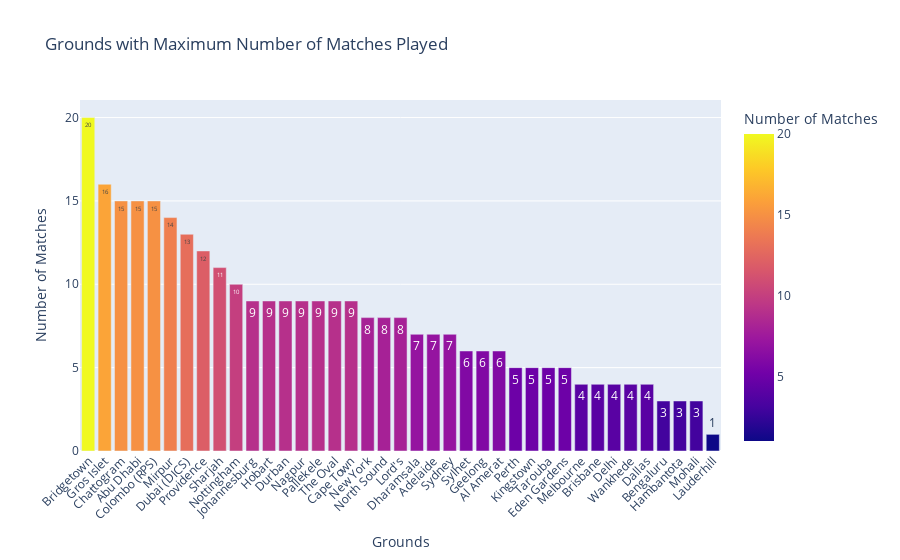

The cell this chart's notebook holds for it:
### Code cell
import plotly.express as px

# Count the number of matches played at each ground
ground_matches = wc_final_data_df['Ground'].value_counts().reset_index()
ground_matches.columns = ['Ground', 'Matches']  # Rename columns for clarity

# Add winning teams to each ground
ground_matches['Winning Teams'] = ground_matches['Ground'].map(
    lambda x: ', '.join(wc_final_data_df[wc_final_data_df['Ground'] == x]['Winner'].unique())
)

# Create an interactive bar chart using Plotly Express
fig = px.bar(ground_matches,
             x='Ground',  # Grounds on x-axis
             y='Matches',  # Number of matches on y-axis
             title='Grounds with Maximum Number of Matches Played',
             labels={'Ground': 'Ground', 'Matches': 'Number of Matches'},  # Axis labels
             hover_data={'Matches': True, 'Winning Teams': True},  # Hover data to show the number of matches and winning teams
             template='plotly',  # Use a clean template
             text='Matches',  # Display the number of matches on the bars
             color='Matches',  # Color the bars based on the number of matches
             color_continuous_scale=px.colors.sequential.Plasma)  # Color scale

# Customize the layout
fig.update_layout(
    xaxis_title='Grounds',
    yaxis_title='Number of Matches',
    hovermode='closest',
    xaxis_tickangle=-45,  # Tilt x-axis labels for readability if necessary
    plot_bgcolor='rgba(255, 255, 255)',  # White background
    paper_bgcolor='rgba(255, 255, 255)'  # White outer background
)

# Show the interactive plot
fig.show()

### Figure 1 — Plotly figure (JSON) as saved in the notebook; plotly's stock layout.template omitted (floating-point values rounded to 4 significant figures)
{"data": [{"alignmentgroup": "True", "customdata": [["England, Australia, West Indies, New Zealand, Sri Lanka, South Africa, India, Scotland, no result, tied"], ["Australia, England, Sri Lanka, Pakistan, India, South Africa, West Indies"], ["Sri Lanka, Netherlands, South Africa, New Zealand, England, Hong Kong, Nepal, Bangladesh, Afghanistan"], ["New Zealand, Australia, Sri Lanka, India, Pakistan, South Africa, Afghanistan, Namibia, England, Ireland"], ["West Indies, Sri Lanka, India, Pakistan, Australia, no result, England"], ["Sri Lanka, India, West Indies, Australia, Pakistan, Bangladesh"], ["Australia, India, New Zealand, England, Pakistan, South Africa"], ["no result, New Zealand, West Indies, Sri Lanka, India, Afghanistan, Uganda"], ["Pakistan, South Africa, New Zealand, England, West Indies, Afghanistan, Sri Lanka, Namibia"], ["Pakistan, South Africa, Sri Lanka, New Zealand, India, Ireland"], ["India, Sri Lanka, Pakistan, New Zealand, Bangladesh, South Africa"], ["no result, Bangladesh, Sri Lanka, Zimbabwe, Ireland, West Indies, Scotland"], ["India, South Africa, New Zealand, tied, no result, Pakistan"], ["Afghanistan, West Indies, New Zealand, Scotland, Zimbabwe"], ["Sri Lanka, tied, England, West Indies, Pakistan, New Zealand"], ["Sri Lanka, West Indies, Pakistan, South Africa, England, New Zealand"], ["Pakistan, Australia, South Africa, England, Zimbabwe"], ["India, Pakistan, South Africa, Canada"], ["South Africa, India, Australia, England, Scotland"], ["Pakistan, England, Sri Lanka, West Indies, South Africa, Netherlands"], ["New Zealand, Bangladesh, Netherlands, no result, Oman"], ["England, Pakistan, Netherlands, Australia, New Zealand, India"], ["Pakistan, England, New Zealand, India, South Africa"], ["Netherlands, Zimbabwe, Ireland"], ["UAE, Sri Lanka, Netherlands, Namibia"], ["Scotland, Bangladesh, Oman"], ["South Africa, Pakistan, Zimbabwe, Australia, England"], ["Afghanistan, Bangladesh, South Africa"], ["South Africa, New Zealand, Afghanistan, West Indies"], ["West Indies, New Zealand, India, Sri Lanka, Pakistan"], ["England, India, Ireland"], ["England, Sri Lanka, Australia, Bangladesh"], ["England, South Africa"], ["West Indies, South Africa, England"], ["Bangladesh, tied, Netherlands, USA"], ["India, Australia, West Indies"], ["South Africa, Sri Lanka"], ["India, Australia, New Zealand"], ["Pakistan"]], "hovertemplate": "Ground=%{x}<br>Number of Matches=%{marker.color}<br>Winning Teams=%{customdata[0]}<extra></extra>", "legendgroup": "", "marker": {"color": [20, 16, 15, 15, 15, 14, 13, 12, 11, 10, 9, 9, 9, 9, 9, 9, 9, 8, 8, 8, 7, 7, 7, 6, 6, 6, 5, 5, 5, 5, 4, 4, 4, 4, 4, 3, 3, 3, 1], "coloraxis": "coloraxis", "pattern": {"shape": ""}}, "name": "", "offsetgroup": "", "orientation": "v", "showlegend": false, "text": [20, 16, 15, 15, 15, 14, 13, 12, 11, 10, 9, 9, 9, 9, 9, 9, 9, 8, 8, 8, 7, 7, 7, 6, 6, 6, 5, 5, 5, 5, 4, 4, 4, 4, 4, 3, 3, 3, 1], "textposition": "auto", "type": "bar", "x": ["Bridgetown", "Gros Islet", "Chattogram", "Abu Dhabi", "Colombo (RPS)", "Mirpur", "Dubai (DICS)", "Providence", "Sharjah", "Nottingham", "Johannesburg", "Hobart", "Durban", "Nagpur", "Pallekele", "The Oval", "Cape Town", "New York", "North Sound", "Lord's", "Dharamsala", "Adelaide", "Sydney", "Sylhet", "Geelong", "Al Amerat", "Perth", "Kingstown", "Tarouba", "Eden Gardens", "Melbourne", "Brisbane", "Delhi", "Wankhede", "Dallas", "Bengaluru", "Hambantota", "Mohali", "Lauderhill"], "xaxis": "x", "y": [20, 16, 15, 15, 15, 14, 13, 12, 11, 10, 9, 9, 9, 9, 9, 9, 9, 8, 8, 8, 7, 7, 7, 6, 6, 6, 5, 5, 5, 5, 4, 4, 4, 4, 4, 3, 3, 3, 1], "yaxis": "y"}], "layout": {"autosize": true, "barmode": "relative", "coloraxis": {"colorbar": {"title": {"text": "Number of Matches"}}, "colorscale": [[0, "#0d0887"], [0.1111, "#46039f"], [0.2222, "#7201a8"], [0.3333, "#9c179e"], [0.4444, "#bd3786"], [0.5556, "#d8576b"], [0.6667, "#ed7953"], [0.7778, "#fb9f3a"], [0.8889, "#fdca26"], [1, "#f0f921"]]}, "hovermode": "closest", "legend": {"tracegroupgap": 0}, "paper_bgcolor": "rgba(255, 255, 255)", "plot_bgcolor": "rgba(255, 255, 255)", "title": {"text": "Grounds with Maximum Number of Matches Played"}, "xaxis": {"anchor": "y", "autorange": true, "domain": [0, 1], "range": [-0.5, 38.5], "tickangle": -45, "title": {"text": "Grounds"}, "type": "category"}, "yaxis": {"anchor": "x", "autorange": true, "domain": [0, 1], "range": [0, 21.05], "title": {"text": "Number of Matches"}, "type": "linear"}}}
